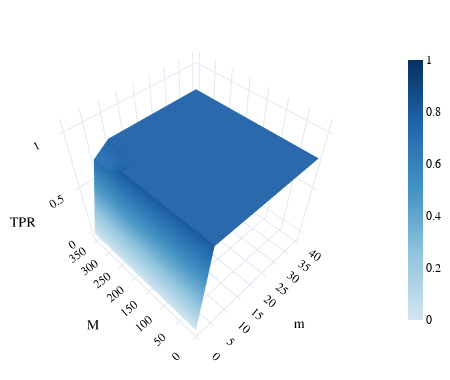

Write notebook code for a chart like this one.
### Code cell
fig = go.Figure(data=[go.Surface(z=df_tpr, x=x, y=y, colorscale=custom_colorscale, 
                                 colorbar=dict(lenmode='fraction', len=0.8, thickness=15), 
                                cmin=0, cmax=1
                                 )])


camera = dict(
    up=dict(x=0, y=0, z=1),
    center=dict(x=0, y=0, z=0),
    eye=dict(x=1.2, y=1.2, z=1.8)
)

fig.update_layout(
                    # title='FPR', 
                    autosize=False, template='plotly_white',
                    width=450, height=380,
                    font=dict(
                        family="Arial",
                        size=12,
                        color="black"
                    ),
                    scene_camera=camera,
                    margin=dict(l=2, r=20, b=15, t=15),
                    title_xref="paper",
                    title_y=0.05,
                    title_x=0.5,
                    scene=dict(
                        xaxis=dict(title='m', range=[-0.1, 41]),
                        yaxis=dict(title='M', range=[-0.1, 381]),
                        zaxis=dict(title='TPR', range=[-0.1, 1.1])
                    )
                )
fig.update_scenes(xaxis_autorange="reversed", yaxis_autorange="reversed")
fig.write_image(f"images/tpr_vs_fb_period_vs_window_sizes.png",scale=4, width=450, height=380)
fig.show()

### Figure 1 — Plotly figure (JSON) as saved in the notebook; plotly's stock layout.template omitted (floating-point values rounded to 4 significant figures)
{"data": [{"cmax": 1, "cmin": 0, "colorbar": {"len": 0.8, "lenmode": "fraction", "thickness": 15}, "colorscale": [[0, "rgb(209, 229, 240)"], [0.25, "rgb(146, 197, 222)"], [0.5, "rgb(67, 147, 195)"], [0.75, "rgb(33, 102, 172)"], [1, "rgb(5, 48, 97)"]], "type": "surface", "x": [0, 5, 10, 15, 20, 25, 30, 35, 40], "y": [0, 50, 100, 150, 200, 250, 300, 350], "z": [[0, 0.8, 0.8, 0.8, 0.8, 0.8, 0.8, 0.8, 0.8], [0, 0.8, 0.8, 0.8, 0.8, 0.8, 0.8, 0.8, 0.8], [0, 0.8, 0.8, 0.8, 0.8, 0.8, 0.8, 0.8, 0.8], [0, 0.8, 0.8, 0.8, 0.8, 0.8, 0.8, 0.8, 0.8], [0, 0.8, 0.8, 0.8, 0.8, 0.8, 0.8, 0.8, 0.8], [0, 0.8, 0.8, 0.8, 0.8, 0.8, 0.8, 0.8, 0.8], [0, 0.7, 0.8, 0.8, 0.8, 0.8, 0.8, 0.8, 0.8], [0, 0.7, 0.8, 0.8, 0.8, 0.8, 0.8, 0.8, 0.8]]}], "layout": {"autosize": false, "font": {"color": "black", "family": "Arial", "size": 12}, "height": 380, "margin": {"b": 15, "l": 2, "r": 20, "t": 15}, "scene": {"camera": {"center": {"x": 0, "y": 0, "z": 0}, "eye": {"x": 1.2, "y": 1.2, "z": 1.8}, "up": {"x": 0, "y": 0, "z": 1}}, "xaxis": {"autorange": "reversed", "range": [-0.1, 41], "title": {"text": "m"}}, "yaxis": {"autorange": "reversed", "range": [-0.1, 381], "title": {"text": "M"}}, "zaxis": {"range": [-0.1, 1.1], "title": {"text": "TPR"}}}, "title": {"x": 0.5, "xref": "paper", "y": 0.05}, "width": 450}}
